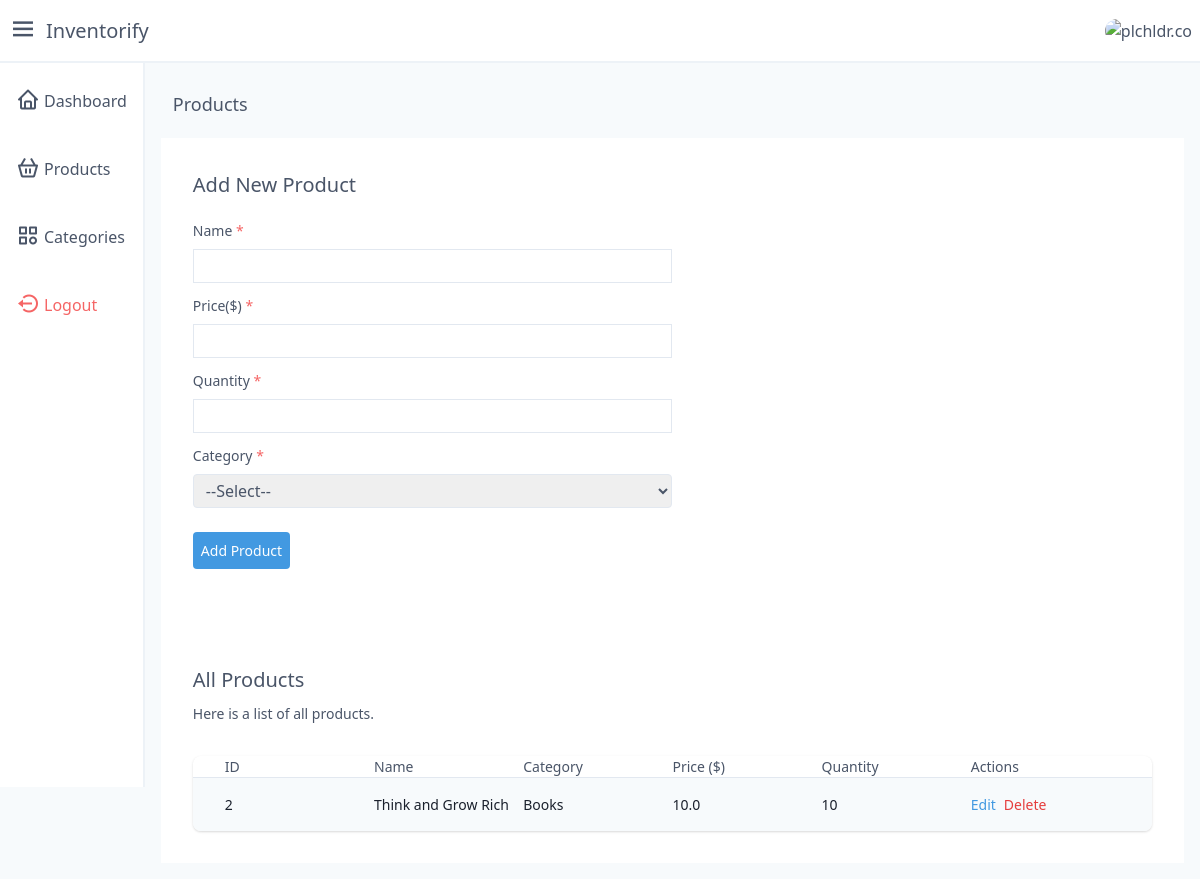
/products (signed in), run on the app's committed database.
### models.py (models this page shows, shortened)
class Product(Base):
    __tablename__ = 'products'
    id = Column(Integer, primary_key=True)
    name = Column(String, nullable=False)
    price = Column(Float, nullable=False)
    quantity = Column(Integer, default=0)
    user_id = Column(Integer, ForeignKey('users.id'))
    category_id = Column(Integer, ForeignKey('categories.id'))
    user = relationship('User', back_populates='products')
    category = relationship('Category', back_populates='products')
    __table_args__ = (UniqueConstraint('name', 'user_id', name='_name_uc'),)

class Category(Base):
    __tablename__ = 'categories'
    id = Column(Integer, primary_key=True)
    name = Column(String(50), nullable=False)
    user_id = Column(Integer, ForeignKey('users.id'))
    user = relationship('User', back_populates='categories')
    products = relationship('Product', back_populates='category')
    __table_args__ = (UniqueConstraint('name', 'user_id', name='_name_uc'),)

### app.py (the view)
@app.get('/products')
def products():
    user_id = session.get('user_id')
    if not user_id:
        return redirect('/login')
    products = db.fetch_products(user_id)
    if products:
        products = enumerate(products)
    categories = db.fetch_categories(user_id)
    return render_template(
        'auth/products.html',
        products=products,
        categories=categories
    )

### database.py (called while the page is built)
    def fetch_categories(self, user_id):
        return (
            self.session.query(Category)
                .filter(Category.user_id == user_id)
                .all()
        )

    def fetch_products(self, user_id):
        return (
            self.session.query(Product)
                .filter(Product.user_id == user_id)
                .all()
        )

### templates/auth/products.html (shortened to what this page needs)
{% extends 'auth/layout.j2' %}
{% block main %}
<div class="m-3 text-lg">
    Products
</div>
{% with v_error = get_flashed_messages(category_filter=["validation_error"]) %}
<section class="flex justify-center">
    <div class="w-full lg:p-8 p-4 bg-white mt-2">
        <h3 class="text-xl">Add New Product</h3>
        <form method="POST" action="/products" class="mt-5" enctype="multipart/form-data">
            <div class="my-3">
                <label class="text-sm block">
                    Name <span class="text-red-500">*</span>
                </label>
                <div class="mt-2">
                    <input name="name" type="text" class="px-2 py-1 lg:w-1/2 border border-gray-300" required />
                </div>
            </div>
            <div class="my-3">
                <label class="text-sm block">
                    Price($) <span class="text-red-500">*</span>
                </label>
                <div class="mt-2">
                    <input name="price" type="number" class="px-2 py-1 lg:w-1/2 border border-gray-300" required />
                </div>
            </div>
            <div class="my-3">
                <label class="text-sm block">
                    Quantity <span class="text-red-500">*</span>
                </label>
                <div class="mt-2">
                    <input name="quantity" type="number" class="px-2 py-1 lg:w-1/2 border border-gray-300" required />
                </div>
            </div>
            <div class="my-3">
                <label class="text-sm block">
                    Category <span class="text-red-500">*</span>
                </label>
                <div class="mt-2">
                    <select name="category_id" class="px-2 py-1 md:w-1/2 border border-gray-300 rounded" required>
                        <option value="" selected disabled>--Select--</option>
                    </select>
                </div>
            </div>
            <div class="mt-6">
                <button type='submit' class="p-2 bg-blue-500 text-white text-sm rounded">Add Product</button>
            </div>
        </form>
        <div class='mt-16 lg:flex lg:items-center'>
            <div class="lg:flex-auto">
                <h3 class='text-xl mt-8'>All Products</h3>
                <p class="mt-2 text-sm text-gray-700">
                    Here is a list of all products.
                </p>
            </div>
        </div>
        <div class="mt-8 flex flex-col">
            <div class="-my-2 -mx-4 overflow-x-auto sm:-mx-6 lg:-mx-8">
                <div class="inline-block min-w-full py-2 align-middle md:px-6 lg:px-8">
                    {% if not products %}
                    <p class="text-gray-700 text-md text-center">
                        You are yet to add any product.
                    </p>
                    {% else %}
                    <div class="overflow-hidden shadow ring-1 ring-black ring-opacity-5 lg:rounded-lg">
                        <div class="min-w-full divide-y divide-gray-300">
                            <div class="flex justify-between lg:px-8 px-4">
                                <h3 class="py-3.5 text-sm font-medium w-1/6 text-left">
                                    ID
                                </h3>
                                <h3 class="py-3.5 text-sm font-medium w-1/6 text-left">
                                    Name
                                </h3>
                                <h3 class="py-3.5 text-sm font-medium w-1/6 text-left">
                                    Category
                                </h3>
                                <h3 class="py-3.5 text-sm font-medium w-1/6 text-left">
                                    Price ($)
                                </h3>
                                <h3 class="py-3.5 text-sm font-medium w-1/6 text-left">
                                    Quantity
                                </h3>
                                <h3 class="py-3.5 text-sm font-medium w-1/6 text-left">
                                    Actions
                                </h3>
                            </div>
                            <div class="bg-white">
                                {% for key, product in products %}
                                <div
                                    class="{{ 'bg-gray-100' if key % 2==0 else '' }} flex justify-between lg:px-8 px-4">
                                    <h3 class="whitespace-nowrap py-4 text-sm text-gray-900 w-1/6 text-left">
                                        {{ product.id }}
                                    </h3>
                                    <h3 class="whitespace-nowrap py-4 text-sm text-gray-900 w-1/6 text-left">
                                        {{ product.name }}
                                    </h3>
                                    <h3 class="whitespace-nowrap py-4 text-sm text-gray-900 w-1/6 text-left">
                                        {{ product.category.name }}
                                    </h3>
                                    <h3 class="whitespace-nowrap py-4 text-sm text-gray-900 w-1/6 text-left">
                                        {{ product.price }}
                                    </h3>
                                    <h3 class="whitespace-nowrap py-4 text-sm text-gray-900 w-1/6 text-left">
                                        {{ product.quantity }}
                                    </h3>
                                    <span class="py-4 text-right w-1/6 text-sm flex">
                                        <a href="/products/edit/{{product.id}}" class="text-blue-500">
                                            Edit
                                        </a>
                                        <form method="post" action="/products/delete/{{product.id}}"
                                            class="inline-block">
                                            <button type="submit" class="text-red-600 inline-block ml-2">
                                                Delete
                                            </button>
                                        </form>
                                    </span>
                                </div>
                                {% endfor %}
                            </div>
                        </div>
                    </div>
                    {% endif %}
                </div>
            </div>
        </div>
    </div>
</section>
{% endwith %}
{% endblock %}

### data on the page
Product: id "2", name "Think and Grow Rich", category.name "Books", price "10.0", quantity "10"
